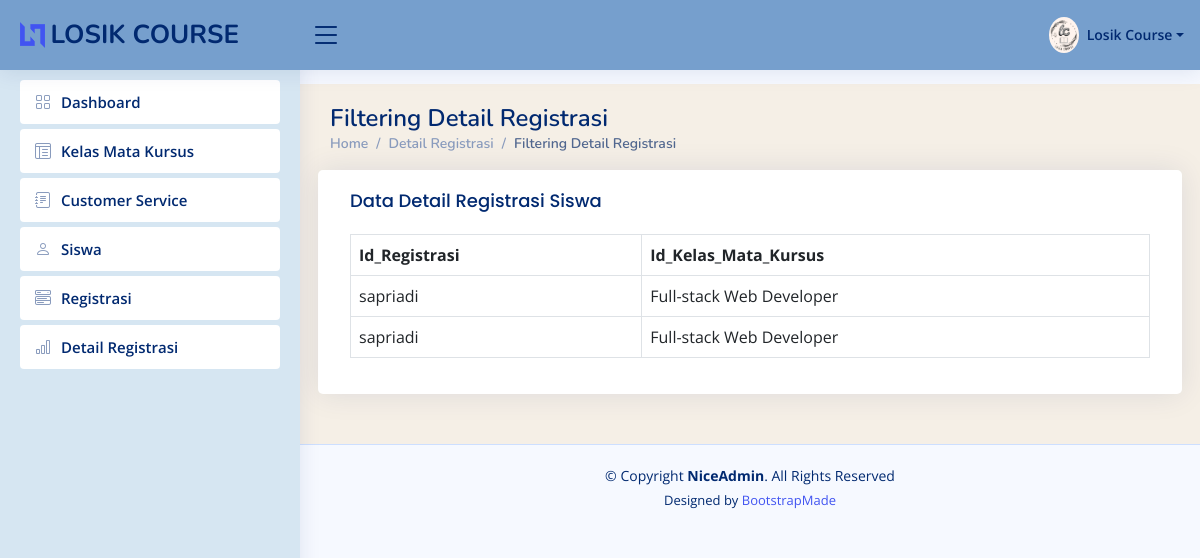
Before: /filterdetailregis/2 with the older database file.
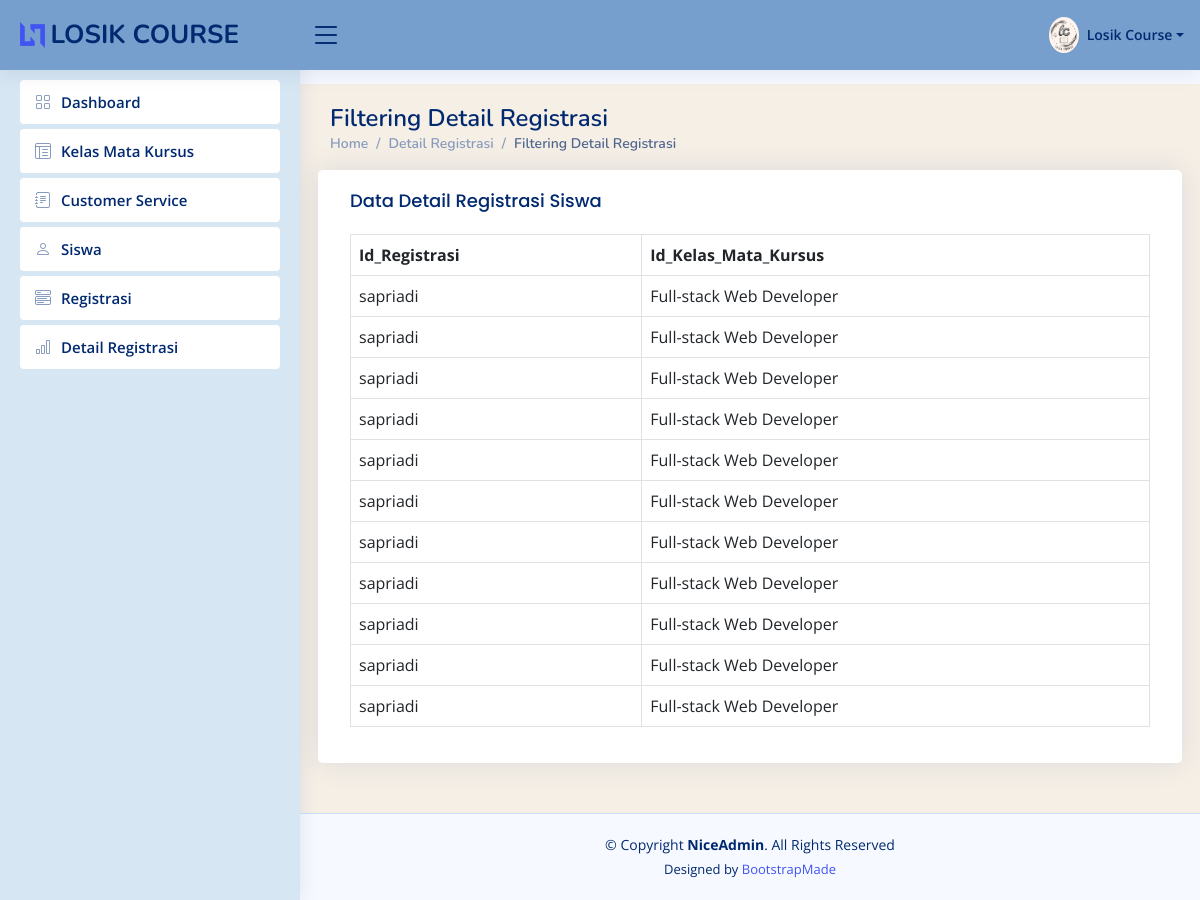
After: the same page with the newer database file.
### app/models.py (models this page shows, shortened)
class DetailRegistrasi(models.Model):
    Id_DetailRegistrasi = models.AutoField(primary_key=True)
    Id_Registrasi = models.ForeignKey(Registrasi, on_delete=models.CASCADE)
    Id_Kelas_Mata_Kursus = models.ForeignKey(Kelas_Mata_Kursus, on_delete=models.CASCADE)

class Registrasi(models.Model):
    Id_Registrasi = models.AutoField(primary_key=True)
    Id_Siswa = models.ForeignKey(Siswa, on_delete=models.CASCADE)
    ID_CS = models.ForeignKey(CustomerService, on_delete=models.CASCADE)
    Tanggal_Registrasi = models.DateField()
    def __str__(self):
        return str(self.Id_Siswa)

class Siswa(models.Model):
    Id_Siswa = models.AutoField(primary_key=True)
    Nama_Siswa = models.CharField(max_length=50)
    Tanggal_Lahir = models.DateField()
    Alamat_Siswa = models.TextField(blank=True, null=True)
    Nomor_Telepon_Siswa = models.PositiveIntegerField()
    def __str__(self):
        return str(self.Nama_Siswa)

class Kelas_Mata_Kursus(models.Model):
    Id_Kelas_Mata_Kursus = models.AutoField(primary_key=True)
    Jenis_Kursus = models.CharField(max_length=70)
    Jenis_Kelas = models.CharField(max_length=50)
    Jumlah_Pertemuan = models.PositiveIntegerField()
    Jadwal = models.CharField(max_length=100)
    Harga = models.PositiveIntegerField()
    Status_Kelas = models.CharField(max_length=30)
    def __str__(self):
        return str(self.Jenis_Kursus)

### app/views.py (the view)
# urls.py: path('filterdetailregis/<str:id>', views.filterdetailregistrasi, name = "filterdetailregis"),
def filterdetailregistrasi (request, id) :
    filterdetailregis = models.DetailRegistrasi.objects.filter(Id_Registrasi=id)
    return render (request, 'filteringdetailregistrasiy.html', {'filterdetailregis' : filterdetailregis})

### app/templates/filteringdetailregistrasiy.html (shortened to what this page needs)
{%load static%}
<!DOCTYPE html>
<html lang="en">
<head>{% static '
  <link href="{% static 'assets/vendor/bootstrap/css/bootstrap.min.css'%}" rel="stylesheet">
  <link href="{% static 'assets/vendor/bootstrap-icons/bootstrap-icons.css'%}" rel="stylesheet">
  <link href="{% static 'assets/vendor/boxicons/css/boxicons.min.css'%}" rel="stylesheet">
  <link href="{% static 'assets/vendor/quill/quill.snow.css'%}" rel="stylesheet">
  <link href="{% static 'assets/vendor/quill/quill.bubble.css'%}" rel="stylesheet">
  <link href="{% static 'assets/vendor/remixicon/remixicon.css'%}" rel="stylesheet">
  <link href="{% static 'assets/vendor/simple-datatables/style.css'%}" rel="stylesheet">
  <link href="{% static 'assets/css/style.css'%}" rel="stylesheet">
</head>
<body>
  <header id="header" class="header fixed-top d-flex align-items-center">
    <div class="d-flex align-items-center justify-content-between">
      <a href="{% url 'dashboard' %}" class="logo d-flex align-items-center">
        <img src="{% static 'assets/img/logo.png'%}" alt="">
        <span class="d-none d-lg-block">LOSIK COURSE</span>
      </a>
      <i class="bi bi-list toggle-sidebar-btn"></i>
    </div>
    <nav class="header-nav ms-auto">
      <ul class="d-flex align-items-center">
        <li class="nav-item dropdown pe-3">
          <a class="nav-link nav-profile d-flex align-items-center pe-0" href="#" data-bs-toggle="dropdown">
            <img src="{% static 'assets/img/losik.jpg'%}" alt="Profile" class="rounded-circle">
            <span class="d-none d-md-block dropdown-toggle ps-2">Losik Course</span>
          </a>
        </li>
      </ul>
    </nav>
  </header>
  <aside id="sidebar" class="sidebar">
    <ul class="sidebar-nav" id="sidebar-nav">
      <li class="nav-item">
        <a class="nav-link collapsed" href="{%url 'dashboard'%}">
          <i class="bi bi-grid"></i>
          <span>Dashboard</span>
        </a>
      </li>
      <li class="nav-item">
        <a class="nav-link collapsed" href="{%url 'kelasmatakursus'%}">
          <i class="bi bi-layout-text-window-reverse"></i>
          <span>Kelas Mata Kursus</span>
        </a>
      </li>
      <li class="nav-item">
        <a class="nav-link collapsed" href="{%url 'CustomerService'%}"">
          <i class="bi bi-journal-text"></i>
          <span>Customer Service</span>
        </a>
      </li>
      <li class="nav-item">
        <a class="nav-link collapsed" href="{%url 'siswa'%}"">
          <i class="bi bi-person"></i>
          <span>Siswa</span>
        </a>
      </li>
      <li class="nav-item">
        <a class="nav-link collapsed" href="{%url 'registrasi'%}"">
          <i class="bi bi-menu-button-wide"></i>
          <span>Registrasi</span>
        </a>
      </li>
      <li class="nav-item">
        <a class="nav-link collapsed" href="{%url 'DetailRegistrasi'%}"">
          <i class="bi bi-bar-chart"></i>
          <span>Detail Registrasi</span>
        </a>
      </li>
  </aside>
  <main id="main" class="main">
      <div class="pagetitle">
        <h1>Filtering Detail Registrasi</h1>
        <nav>
          <ol class="breadcrumb">
            <li class="breadcrumb-item"><a href="{% url 'dashboard' %}">Home</a></li>
            <li class="breadcrumb-item"><a href="{% url 'DetailRegistrasi' %}">Detail Registrasi</a></li>
            <li class="breadcrumb-item active">Filtering Detail Registrasi</li>
          </ol>
        </nav>
      </div>
      <section class="section">
        <div class="row">
            <div class="card">
              <div class="card-body">
                <h5 class="card-title">Data Detail Registrasi Siswa</h5>
                <table class="table table-bordered">
                  <thead>
                    <tr>
                        <th>Id_Registrasi</th>
                        <th>Id_Kelas_Mata_Kursus</th>
                    </tr>
                    {% for item in filterdetailregis %}
                    <tr>
                        <td>{{ item.Id_Registrasi }}</td>
                        <td>{{ item.Id_Kelas_Mata_Kursus }}</td>
                    </tr>
                    {% endfor %}
                </table>
              </div>
            </div>
          </div>
      </section>
  </main>
  <footer id="footer" class="footer">
    <div class="copyright">
      &copy; Copyright <strong><span>NiceAdmin</span></strong>. All Rights Reserved
    </div>
    <div class="credits">
      Designed by <a href="https://bootstrapmade.com/">BootstrapMade</a>
    </div>
  </footer>
</body>
</html>

### static/assets/css/style.css (style rules this page uses)
:root { scroll-behavior: smooth; }
body { font-family: "Open Sans", sans-serif; background: #f6f9ff; color: #444444; }
a { color: #4154f1; text-decoration: none; }
h1, h2, h3, h4, h5, h6 { font-family: "Nunito", sans-serif; }
#main { margin-top: 60px; padding: 20px 30px; transition: all 0.3s; background-color: #f5efe6; }
.pagetitle { margin-bottom: 10px; }
.pagetitle h1 { font-size: 24px; margin-bottom: 0; font-weight: 600; color: #012970; }
.card { margin-bottom: 30px; border: none; border-radius: 5px; box-shadow: 0px 0 30px rgba(1, 41, 112, 0.1); }
.card-title { padding: 20px 0 15px 0; font-size: 18px; font-weight: 500; color: #012970; font-family: "Poppins", sans-serif; }
.card-body { padding: 0 20px 20px 20px; }
.breadcrumb { font-size: 14px; font-family: "Nunito", sans-serif; color: #899bbd; font-weight: 600; }
.breadcrumb a { color: #899bbd; transition: 0.3s; }
.breadcrumb .breadcrumb-item::before { color: #899bbd; }
.breadcrumb .active { color: #51678f; font-weight: 600; }
.logo { line-height: 1; }
@media (min-width: 1200px) { .logo { width: 280px; } }
.logo img { max-height: 26px; margin-right: 6px; }
.logo span { font-size: 26px; font-weight: 700; color: #012970; font-family: "Nunito", sans-serif; }
.header { transition: all 0.5s; z-index: 997; height: 70px; box-shadow: 0px 2px 20px rgba(1, 41, 112, 0.1); background-color: #769fcd; padding-left: 20px; }
.header .toggle-sidebar-btn { font-size: 32px; padding-left: 10px; cursor: pointer; color: #012970; }
.header-nav ul { list-style: none; }
.header-nav>ul { margin: 0; padding: 0; }
.header-nav .nav-profile { color: #012970; }
.header-nav .nav-profile img { max-height: 36px; }
.header-nav .nav-profile span { font-size: 14px; font-weight: 600; }
.sidebar { position: fixed; top: 60px; left: 0; bottom: 0; width: 300px; z-index: 996; transition: all 0.3s; padding: 20px; overflow-y: auto; scrollbar-width: thin; scrollbar-color: #aab7cf transparent; box-shadow: 0px 0px 20px rgba(1, 41, 112, 0.1); background-color: #d6e6f2; }
@media (min-width: 1200px) { #main, #footer { margin-left: 300px; } }
.sidebar-nav { padding: 0; margin: 0; list-style: none; }
.sidebar-nav li { padding: 0; margin: 0; list-style: none; }
.sidebar-nav .nav-item { margin-bottom: 5px; }
.sidebar-nav .nav-link { display: flex; align-items: center; font-size: 15px; font-weight: 600; color: #4154f1; transition: 0.3; background: #f6f9ff; padding: 10px 15px; border-radius: 4px; }
.sidebar-nav .nav-link i { font-size: 16px; margin-right: 10px; color: #4154f1; }
.sidebar-nav .nav-link.collapsed { color: #012970; background: #fff; }
.sidebar-nav .nav-link.collapsed i { color: #899bbd; }
.footer { padding: 20px 0; font-size: 14px; transition: all 0.3s; border-top: 1px solid #cddfff; }
.footer .copyright { text-align: center; color: #012970; }
.footer .credits { padding-top: 5px; text-align: center; font-size: 13px; color: #012970; }

Changed rows visible on the page:
added DetailRegistrasi: Id_Registrasi "sapriadi", Id_Kelas_Mata_Kursus "Full-stack Web Developer"
added DetailRegistrasi: Id_Registrasi "sapriadi", Id_Kelas_Mata_Kursus "Full-stack Web Developer"
added DetailRegistrasi: Id_Registrasi "sapriadi", Id_Kelas_Mata_Kursus "Full-stack Web Developer"
added DetailRegistrasi: Id_Registrasi "sapriadi", Id_Kelas_Mata_Kursus "Full-stack Web Developer"
added DetailRegistrasi: Id_Registrasi "sapriadi", Id_Kelas_Mata_Kursus "Full-stack Web Developer"
added DetailRegistrasi: Id_Registrasi "sapriadi", Id_Kelas_Mata_Kursus "Full-stack Web Developer"
added DetailRegistrasi: Id_Registrasi "sapriadi", Id_Kelas_Mata_Kursus "Full-stack Web Developer"
added DetailRegistrasi: Id_Registrasi "sapriadi", Id_Kelas_Mata_Kursus "Full-stack Web Developer"
added DetailRegistrasi: Id_Registrasi "sapriadi", Id_Kelas_Mata_Kursus "Full-stack Web Developer"
